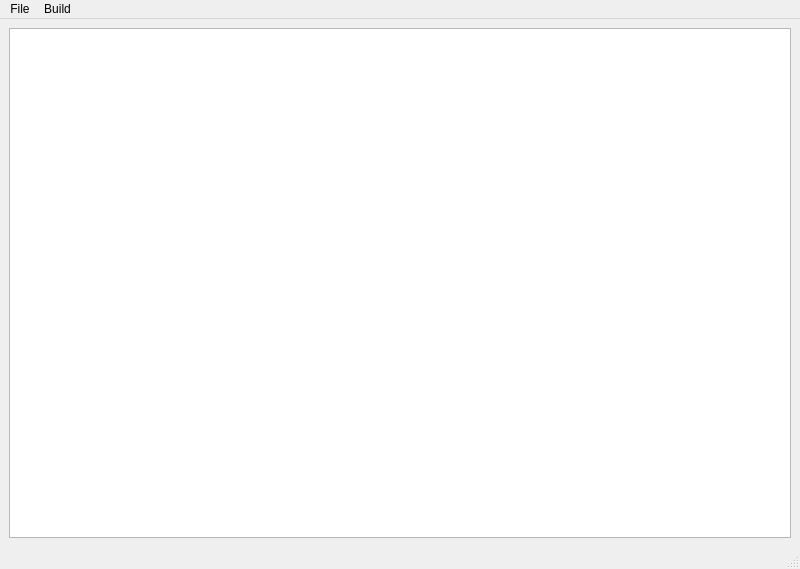
<?xml version="1.0" encoding="UTF-8"?>
<ui version="4.0">
 <class>TextEditor</class>
 <widget class="QMainWindow" name="TextEditor">
  <property name="geometry">
   <rect>
    <x>0</x>
    <y>0</y>
    <width>800</width>
    <height>569</height>
   </rect>
  </property>
  <property name="windowTitle">
   <string>MainWindow</string>
  </property>
  <widget class="QWidget" name="centralwidget">
   <layout class="QVBoxLayout" name="verticalLayout">
    <item>
     <widget class="QPlainTextEdit" name="plainTextEdit"/>
    </item>
   </layout>
  </widget>
  <widget class="QMenuBar" name="menubar">
   <property name="geometry">
    <rect>
     <x>0</x>
     <y>0</y>
     <width>800</width>
     <height>22</height>
    </rect>
   </property>
   <widget class="QMenu" name="menuFile">
    <property name="title">
     <string>File</string>
    </property>
    <addaction name="actionOpen"/>
    <addaction name="actionOpen_New"/>
    <addaction name="separator"/>
    <addaction name="actionSave"/>
    <addaction name="actionSave_As"/>
   </widget>
   <widget class="QMenu" name="menuBuild">
    <property name="title">
     <string>Build</string>
    </property>
    <addaction name="actionCompile"/>
    <addaction name="separator"/>
    <addaction name="actionRun"/>
   </widget>
   <addaction name="menuFile"/>
   <addaction name="menuBuild"/>
  </widget>
  <widget class="QStatusBar" name="statusbar"/>
  <action name="actionSave">
   <property name="text">
    <string>Save</string>
   </property>
  </action>
  <action name="actionSave_As">
   <property name="text">
    <string>Save As</string>
   </property>
  </action>
  <action name="actionOpen">
   <property name="text">
    <string>Open</string>
   </property>
  </action>
  <action name="actionOpen_New">
   <property name="text">
    <string>Open New</string>
   </property>
  </action>
  <action name="actionCompile">
   <property name="text">
    <string>Compile</string>
   </property>
  </action>
  <action name="actionRun">
   <property name="text">
    <string>Run</string>
   </property>
  </action>
 </widget>
 <resources/>
 <connections/>
</ui>
